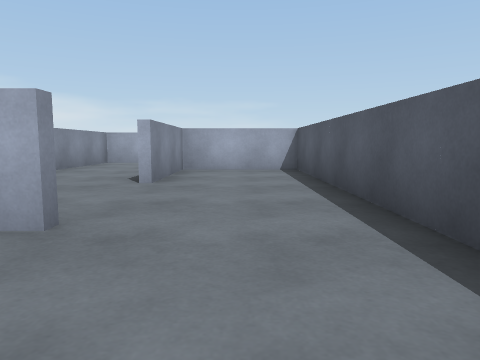
View 1 (above)

24 first-person views from a walk through a scene from a Unity 3-D project. The camera is 0.62 m above the floor, tilts 6° down and sees 70° across. The floor is counted in squares, 1 m on a side. Each view is taken from the middle of a square. On the plan, view 1 faces up. The plan holds only what a view shows up to about 10 squares ahead; the rest is blank. The place goes on beyond the plan.

View 2
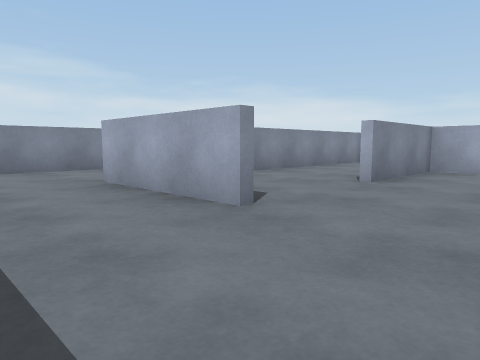

View 3
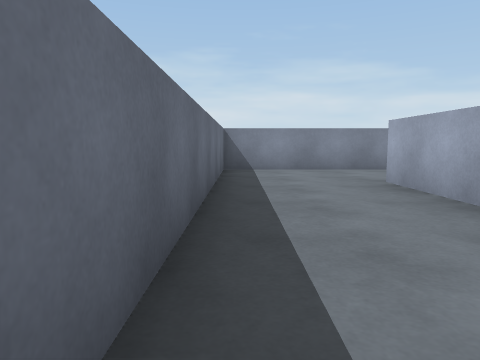

View 4
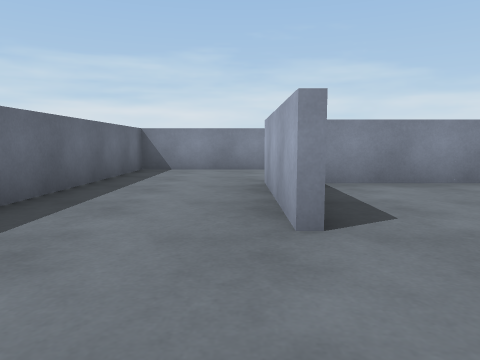

View 5
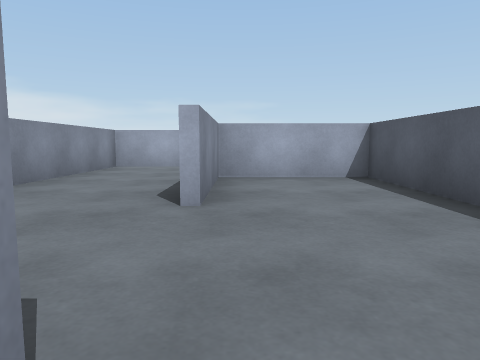

View 6
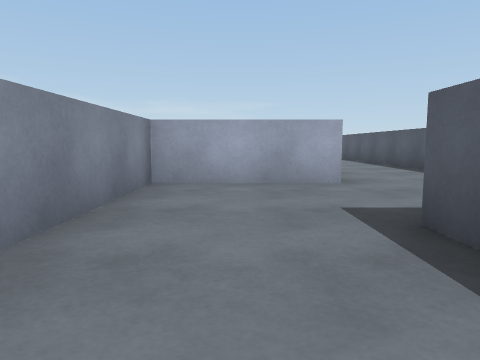

View 7
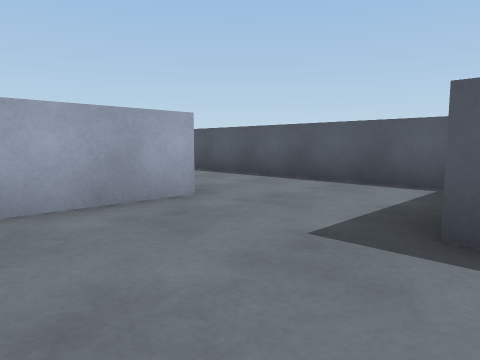

View 8
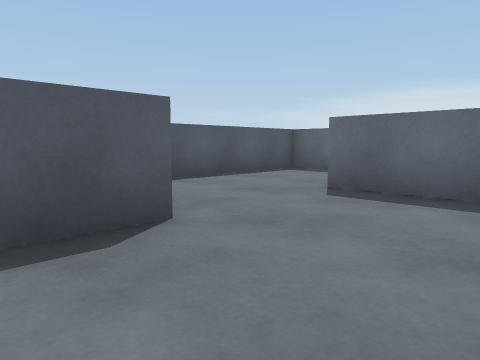

View 9
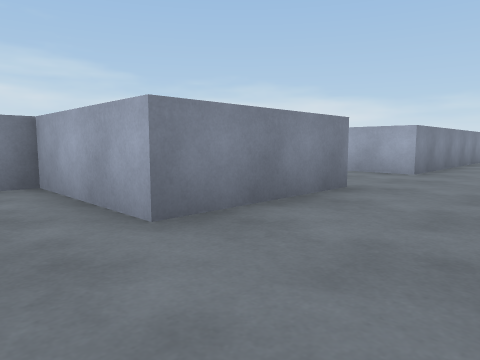

View 10
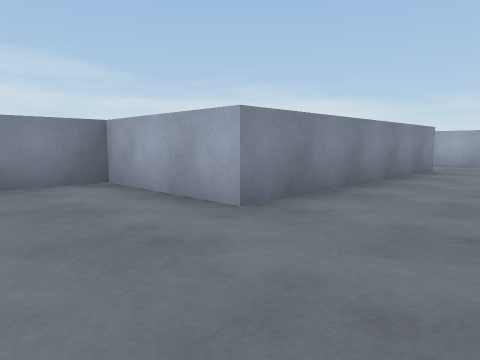

View 11
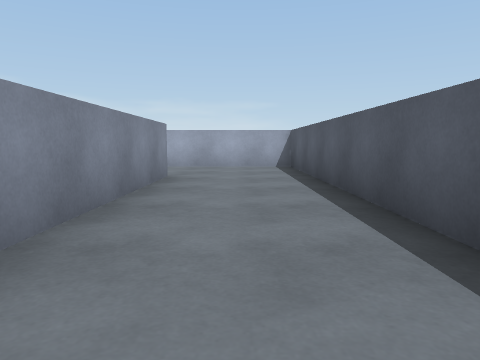

View 12
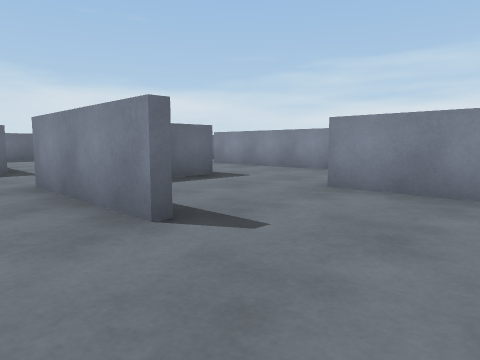

View 13
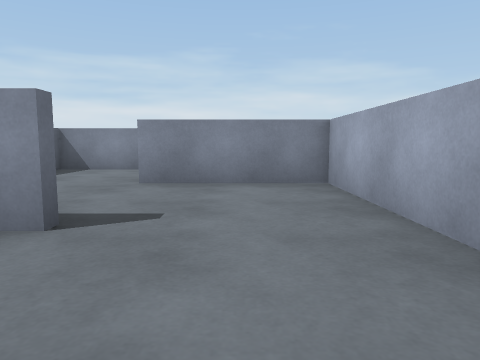

View 14
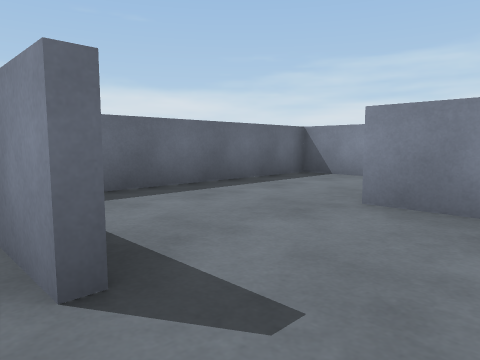

View 15
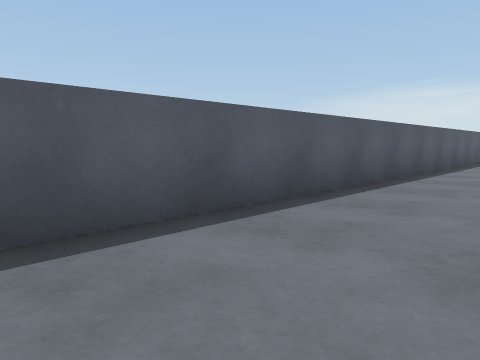

View 16
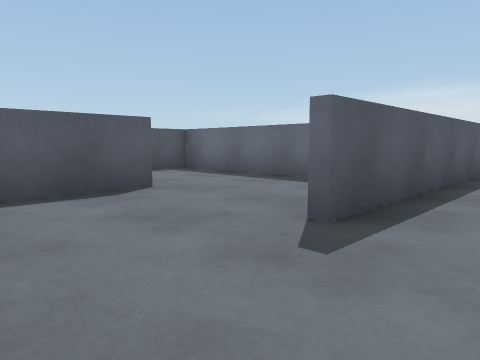

View 17
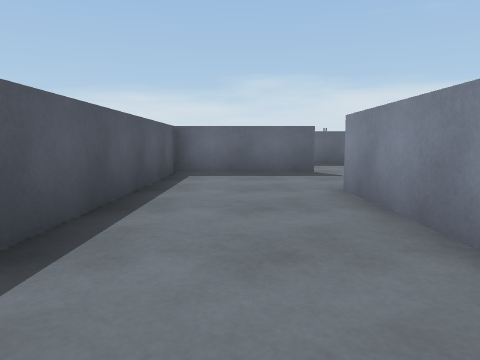

View 18
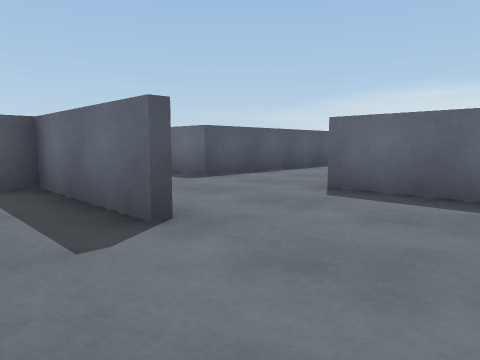

View 19
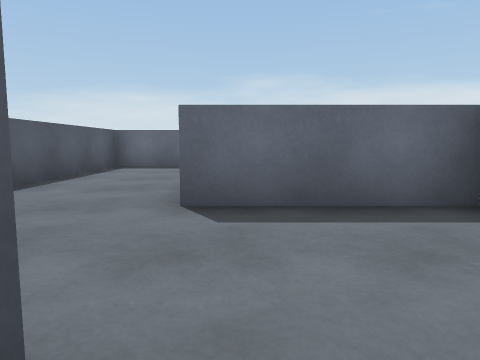

View 20
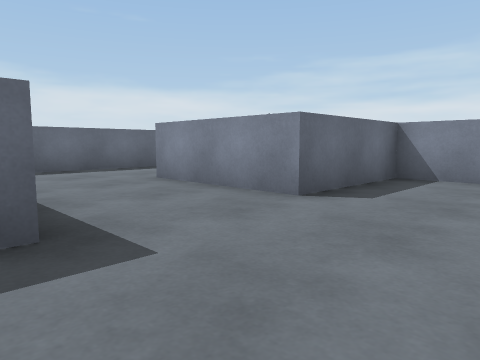

View 21
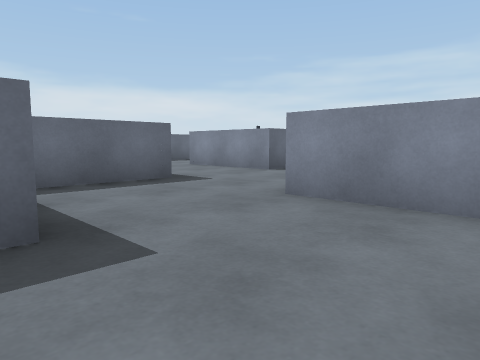

View 22
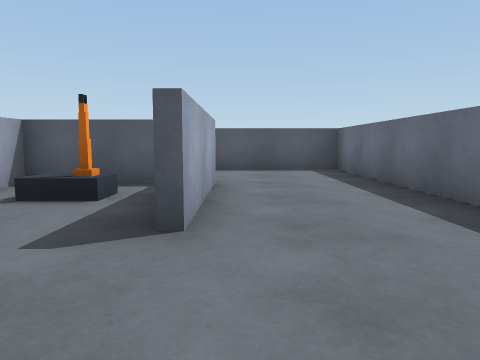

View 23
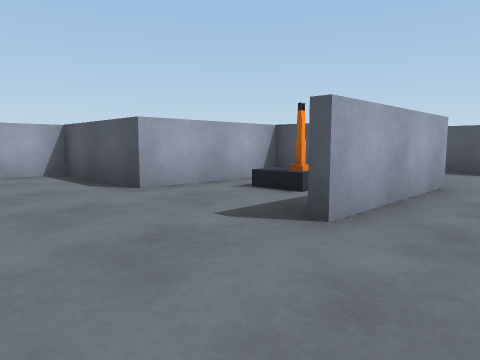

View 24
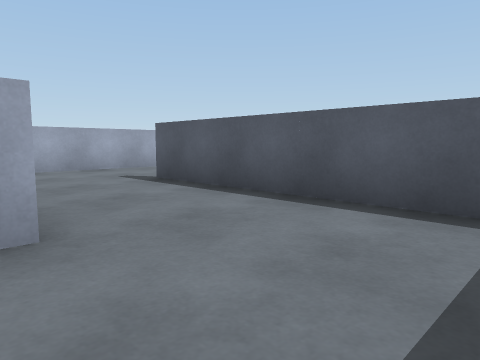

### Floor plan
Points are (right, up) in squares from view 1. A wall is a line through its corners. A room is listed if a view was taken in it or the views show most of it. See-through windows are left out.
Room 1 (views 1, 2, 3, 4, 5)
walls: (-1.4, 2.4) (-4.6, 2.4); (-7.4, 3.6) (-7.4, -0.4) (1.4, -0.4) (1.4, 8.4) (-1.4, 8.4) (-1.4, 5.4)
ways out: opening at (-2, 4.5) to room 2
Room 2 (views 6, 7, 8)
walls: (-1.6, 5.4) (-1.6, 8.6); (-3.2, 2.6) (-1.4, 2.6); (-2.6, 11.4) (-4.4, 11.4) (-4.4, 3.2)
ways out: opening at (-2, 4.5) to room 1; opening at (-2, 10.5) to room 3
Room 3 (views 9, 10, 11, 12, 13, 14, 15)
walls: (-1.4, 14.6) (-1.4, 11.4) (-2.6, 11.4); (-4.5, 20.6) (-1.6, 20.6); (-1.4, 23.6) (-1.4, 17.4) (-4.4, 17.4) (-4.4, 14.4); (-4.6, 11.6) (-3.5, 11.6); (1.4, 9.2) (1.4, 26.4) (-4.4, 26.4) (-4.4, 23.4)
ways out: opening at (-2, 10.5) to room 2; opening at (-5, 22.5) to room 4; opening at (-5, 13.5)
Room 4 (views 16, 17, 18, 19, 22, 23, 24)
walls: (-10.6, 17.6) (-7.6, 17.6) (-7.6, 23.6); (-13.4, 15.9) (-13.4, 14.6) (-10.4, 14.6) (-10.4, 11.4) (-13.6, 11.4); (-10.6, 12.2) (-10.6, 14.4) (-13.6, 14.4) (-13.6, 15.4); (-10.4, 23.1) (-10.4, 20.4); (-7.4, 22.6) (-7.4, 20.6) (-4.5, 20.6); (-12.6, 8.6) (-7.6, 8.6) (-7.6, 14.6); (-4.6, 23.4) (-4.6, 25.2); (-5.9, 26.4) (-9, 26.4)
ways out: opening at (-5, 22.5) to room 3; opening at (-8, 16.5) to room 5; opening at (-15.5, 15)
objects: other object (-12, 13)
Room 5 (view 20)
walls: (-7.6, 14.6) (-5.2, 14.6)
ways out: opening at (-8, 16.5) to room 4; opening at (-6.5, 18) to room 6
Room 6 (view 21)
walls: (-7.4, 19.5) (-7.4, 17.4)
ways out: opening at (-6.5, 18) to room 5

Positions as (right, up) in squares from view 1, and headings:
1: (0, 0), facing up
2: (1, 0), facing up-left
3: (1, 0), facing left
4: (1, 2), facing left
5: (-1, 2), facing up
6: (-3, 6), facing up
7: (-4, 8), facing up-right
8: (-4, 7), facing down-right
9: (1, 10), facing up-left
10: (1, 15), facing up-left
11: (0, 17), facing up
12: (0, 17), facing down-left
13: (1, 25), facing left
14: (-1, 25), facing down-left
15: (-1, 25), facing down-right
16: (-9, 26), facing down-right
17: (-9, 25), facing down
18: (-13, 19), facing down-right
19: (-11, 18), facing down
20: (-7, 17), facing down-left
21: (-4, 20), facing down-left
22: (-16, 11), facing right
23: (-16, 10), facing up-right
24: (-11, 18), facing up-right
